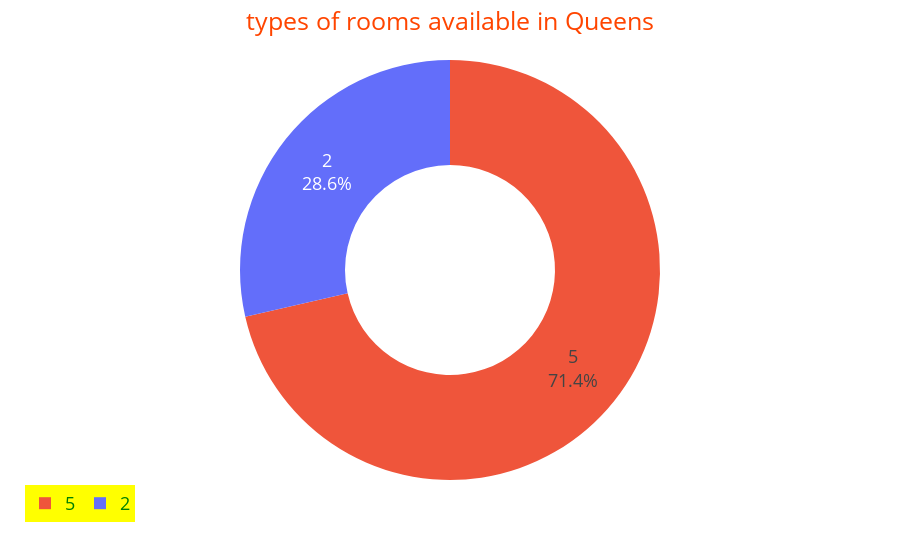

Source (notebook cell):
### Code cell
values=result.loc[:,"Queens"]
fig=px.pie(result,names="Queens",values=result.loc[:,"Queens"],hole=0.5,color=result.index)
fig.update_traces(textinfo="percent+value")
fig.update_layout(title_text="types of rooms available in Queens",title_x=0.5,
                 legend=dict(
                 orientation="h",
                 yanchor="bottom",
                 xanchor="center"),
                 showlegend=True,legend_bgcolor="yellow",
                 legend_font=dict(color="Green",
                 size=18),
                 font=dict(size=18,color="Orangered"))
fig.show()

### Figure 1 — Plotly figure (JSON) as saved in the notebook; plotly's stock layout.template omitted (floating-point values rounded to 4 significant figures)
{"data": [{"customdata": [["Entire home"], ["Private room"], ["Shared room"]], "domain": {"x": [0, 1], "y": [0, 1]}, "hole": 0.5, "hovertemplate": "Queens=%{value}<br>room_type=%{customdata[0]}<extra></extra>", "labels": [2, 5, null], "legendgroup": "", "marker": {"colors": ["#636efa", "#EF553B", "#00cc96"]}, "name": "", "showlegend": true, "textinfo": "percent+value", "type": "pie", "values": [2, 5, null]}], "layout": {"font": {"color": "Orangered", "size": 18}, "legend": {"bgcolor": "yellow", "font": {"color": "Green", "size": 18}, "orientation": "h", "tracegroupgap": 0, "xanchor": "center", "yanchor": "bottom"}, "margin": {"t": 60}, "showlegend": true, "title": {"text": "types of rooms available in Queens", "x": 0.5}}}
